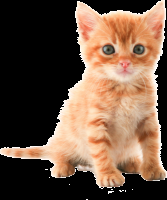
#> input picture openCV/cat_PNG118.png, 167 x 200 px, found by its file name
$ python 02_drawing_shapes_text_pixel_ops.py
#> lines starting #> are read from the running program, lines starting #| are printed output that depends on the picture; after the words box and inside, x2 and y2 are one past the last pixel; in counts of white or black regions, pixels touching at a corner belong together
import cv2
import numpy as np

def drawing_shapes_practice():
    """Practice drawing shapes on a blank image"""
    print("=== Drawing Shapes Practice ===")

    # Create a blank black image (500x500 pixels, 3 channels for BGR)
    img = np.zeros((500, 500, 3), dtype=np.uint8)

    # Draw a blue line from (50, 50) to (450, 450)
    cv2.line(img, (50, 50), (450, 450), (255, 0, 0), 3)  # Blue line, thickness 3

    # Draw another line - diagonal from top-right to bottom-left
    cv2.line(img, (450, 50), (50, 450), (0, 255, 255), 2)  # Yellow line, thickness 2

    # Draw a green rectangle (outline)
    cv2.rectangle(img, (100, 100), (200, 150), (0, 255, 0), 2)  # Green outline, thickness 2

    # Draw a filled green rectangle
    cv2.rectangle(img, (250, 100), (350, 150), (0, 255, 0), -1)  # Filled green rectangle

    # Draw a red circle (outline)
    cv2.circle(img, (150, 250), 50, (0, 0, 255), 3)  # Red circle outline, radius 50, thickness 3

    # Draw a filled red circle
    cv2.circle(img, (350, 250), 40, (0, 0, 255), -1)  # Filled red circle, radius 40

    # Experiment with different colors and thicknesses
    cv2.circle(img, (250, 350), 30, (255, 255, 0), 5)  # Cyan circle, thick outline
    cv2.rectangle(img, (50, 300), (120, 370), (255, 0, 255), 4)  # Magenta rectangle

    cv2.imshow('Drawing Shapes Practice', img)
    cv2.waitKey(0)
    cv2.destroyAllWindows()

    return img

def drawing_text_practice():
    """Practice adding text to images"""
    print("=== Drawing Text Practice ===")

    # Create a blank white image for better text visibility
    img = np.ones((400, 600, 3), dtype=np.uint8) * 255
#> img: shape (400, 600, 3); every value is 255

    # Add your name (replace with your actual name)
    cv2.putText(img, 'OpenCV Learning Journey', (50, 50), cv2.FONT_HERSHEY_SIMPLEX, 1, (0, 0, 0), 2)

    # Try different fonts
    cv2.putText(img, 'FONT_HERSHEY_SIMPLEX', (50, 100), cv2.FONT_HERSHEY_SIMPLEX, 0.7, (255, 0, 0), 2)
    cv2.putText(img, 'FONT_HERSHEY_COMPLEX', (50, 130), cv2.FONT_HERSHEY_COMPLEX, 0.7, (0, 255, 0), 2)
    cv2.putText(img, 'FONT_HERSHEY_SCRIPT_SIMPLEX', (50, 160), cv2.FONT_HERSHEY_SCRIPT_SIMPLEX, 0.7, (0, 0, 255), 2)

    # Different scales
    cv2.putText(img, 'Small Text', (50, 200), cv2.FONT_HERSHEY_SIMPLEX, 0.5, (128, 128, 128), 1)
    cv2.putText(img, 'Medium Text', (50, 230), cv2.FONT_HERSHEY_SIMPLEX, 0.8, (64, 64, 64), 2)
    cv2.putText(img, 'Large Text', (50, 270), cv2.FONT_HERSHEY_SIMPLEX, 1.2, (0, 0, 0), 3)

    # Anti-aliased text (smoother)
    cv2.putText(img, 'Anti-aliased Text', (50, 320), cv2.FONT_HERSHEY_SIMPLEX, 1, (255, 128, 0), 2, cv2.LINE_AA)

    cv2.imshow('Text Practice', img)
    cv2.waitKey(0)
    cv2.destroyAllWindows()

    return img

def add_text_to_existing_image():
    """Add text to an existing image"""
    print("=== Adding Text to Existing Image ===")

    try:
        # Try to load an image (you can replace with any image path)
        img_paths = [
            r'C:\Users\pc\Desktop\90DayML\openCV\cat_PNG118.png',
            r'C:\Users\pc\Desktop\90DayML\openCV\cat-cat-meme.jpg',
            r'C:\Users\pc\Desktop\90DayML\openCV\dog.jpg'
        ]

        img = None
        for path in img_paths:
            try:
                img = cv2.imread(path)
#> img is the input picture: shape (200, 167, 3); mean B, G, R 67.5, 85.1, 110.1
                if img is not None:
                    print(f"Successfully loaded: {path}")
#| Successfully loaded: C:\Users\pc\Desktop\90DayML\openCV\cat_PNG118.png
                    break
            except:
                continue

        if img is None:
            print("No images found, creating a sample image")
            img = np.random.randint(0, 256, (300, 400, 3), dtype=np.uint8)

        # Add label text
        cv2.putText(img, 'Labeled Image', (10, 30), cv2.FONT_HERSHEY_SIMPLEX, 1, (255, 255, 255), 2, cv2.LINE_AA)
        cv2.putText(img, 'Region of Interest', (10, img.shape[0] - 20), cv2.FONT_HERSHEY_SIMPLEX, 0.7, (0, 255, 255), 2)

        cv2.imshow('Text on Existing Image', img)
        cv2.waitKey(0)
        cv2.destroyAllWindows()

    except Exception as e:
        print(f"Error loading image: {e}")

def pixel_operations_practice():
    """Practice direct pixel access and manipulation"""
    print("=== Pixel Operations Practice ===")

    # Load an image or create a sample one
    try:
        img = cv2.imread(r'C:\Users\pc\Desktop\90DayML\openCV\cat_PNG118.png')
        if img is None:
            # Create a sample image if no image is found
            img = np.random.randint(0, 256, (200, 200, 3), dtype=np.uint8)
            print("Created sample image for pixel operations")
        else:
            print("Using loaded image for pixel operations")
    except:
        img = np.random.randint(0, 256, (200, 200, 3), dtype=np.uint8)
        print("Created sample image for pixel operations")

    # Make a copy to preserve original
    original = img.copy()

    # Manually change individual pixels
    img[50, 50] = [0, 0, 255]  # Red pixel
#> img: shape (200, 167, 3); under 0.01% of pixels changed, all inside (x1, y1, x2, y2) = (50, 50, 51, 51)
    img[51, 50] = [0, 255, 0]  # Green pixel
#> img: shape (200, 167, 3); mean B, G, R 67.5, 85.1, 110.1
    img[52, 50] = [255, 0, 0]  # Blue pixel
#> img: shape (200, 167, 3); mean B, G, R 67.5, 85.1, 110.1

    # Change a 5x5 block using slicing
    img[100:105, 100:105] = [255, 255, 0]  # Cyan 5x5 block
#> img: shape (200, 167, 3); mean B, G, R 67.6, 85.1, 109.9

    # Change a 5x5 block using iteration (alternative method)
    for y in range(120, 125):
        for x in range(120, 125):
            img[y, x] = [255, 0, 255]  # Magenta 5x5 block
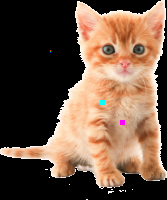
#> img: shape (200, 167, 3); mean B, G, R 67.7, 85, 109.9

    # Display original and modified
    combined = np.hstack((original, img))
    cv2.imshow('Pixel Operations: Original vs Modified', combined)
    cv2.waitKey(0)
    cv2.destroyAllWindows()

    return img

def brightness_adjustment_practice():
    """Practice adjusting brightness using OpenCV functions"""
    print("=== Brightness Adjustment Practice ===")

    # Create or load an image
    try:
        img = cv2.imread(r'C:\Users\pc\Desktop\90DayML\openCV\cat_PNG118.png')
        if img is None:
            img = np.random.randint(50, 200, (200, 300, 3), dtype=np.uint8)
            print("Created sample image for brightness adjustment")
    except:
        img = np.random.randint(50, 200, (200, 300, 3), dtype=np.uint8)
        print("Created sample image for brightness adjustment")

    # Brighten image using cv2.add (safe, handles clipping)
    bright_img = cv2.add(img, np.array([50, 50, 50]))

    # Darken image using cv2.subtract (safe, handles clipping)
    dark_img = cv2.subtract(img, np.array([30, 30, 30]))

    # Demonstrate the difference between OpenCV and NumPy operations
    # WARNING: NumPy addition can cause wrap-around (don't use for brightness)
    numpy_add = img + 50  # This can cause wrap-around issues

    # Display all versions
    row1 = np.hstack((img, bright_img))
    row2 = np.hstack((dark_img, numpy_add))
    combined = np.vstack((row1, row2))
#> combined: shape (400, 334, 3)

    # Add labels (this is just for demonstration - normally you'd use separate windows)
    cv2.putText(combined, 'Original', (10, 20), cv2.FONT_HERSHEY_SIMPLEX, 0.5, (255, 255, 255), 1)
    cv2.putText(combined, 'cv2.add +50', (img.shape[1] + 10, 20), cv2.FONT_HERSHEY_SIMPLEX, 0.5, (255, 255, 255), 1)
    cv2.putText(combined, 'cv2.subtract -30', (10, img.shape[0] + 20), cv2.FONT_HERSHEY_SIMPLEX, 0.5, (255, 255, 255), 1)
    cv2.putText(combined, 'NumPy +50 (wrap)', (img.shape[1] + 10, img.shape[0] + 20), cv2.FONT_HERSHEY_SIMPLEX, 0.5, (255, 255, 255), 1)

    cv2.imshow('Brightness Adjustment Comparison', combined)
    cv2.waitKey(0)
    cv2.destroyAllWindows()

def image_arithmetic_practice():
    """Practice image arithmetic operations"""
    print("=== Image Arithmetic Practice ===")

    # Create two simple images
    img1 = np.zeros((300, 300, 3), dtype=np.uint8)
    img2 = np.zeros((300, 300, 3), dtype=np.uint8)

    # Add a white square to img1
    cv2.rectangle(img1, (50, 50), (150, 150), (255, 255, 255), -1)
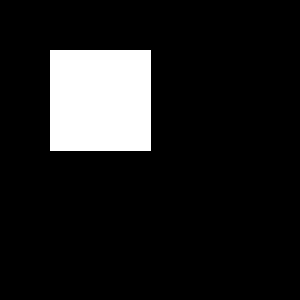
#> img1: shape (300, 300, 3); 11.3% white; 1 white region, box (x1, y1, x2, y2) and area: (50, 50, 151, 151) 10201

    # Add a white circle to img2
    cv2.circle(img2, (200, 200), 50, (255, 255, 255), -1)
#> img2: shape (300, 300, 3); 8.7% white; 1 white region, box (x1, y1, x2, y2) and area: (150, 150, 251, 251) 7845

    # Add the images
    added = cv2.add(img1, img2)

    # Subtract img2 from img1
    subtracted = cv2.subtract(img1, img2)

    # Display the results
    row1 = np.hstack((img1, img2))
#> row1: shape (300, 600, 3); 10% white; 2 white regions, box (x1, y1, x2, y2) and area: (50, 50, 151, 151) 10201, (450, 150, 551, 251) 7845
    row2 = np.hstack((added, subtracted))
#> row2: shape (300, 600, 3); 15.7% white; 3 white regions, box (x1, y1, x2, y2) and area: (50, 50, 151, 151) 10201, (350, 50, 451, 151) 10201, (150, 150, 251, 251) 7845
    combined = np.vstack((row1, row2))
#> combined: shape (600, 600, 3); 12.9% white; 5 white regions, box (x1, y1, x2, y2) and area: (50, 50, 151, 151) 10201, (50, 350, 151, 451) 10201, (350, 350, 451, 451) 10201, (450, 150, 551, 251) 7845, (150, 450, 251, 551) 7845

    cv2.putText(combined, 'Image 1 (Square)', (10, 20), cv2.FONT_HERSHEY_SIMPLEX, 0.5, (255, 255, 255), 1)
    cv2.putText(combined, 'Image 2 (Circle)', (310, 20), cv2.FONT_HERSHEY_SIMPLEX, 0.5, (255, 255, 255), 1)
    cv2.putText(combined, 'cv2.add(img1, img2)', (10, 320), cv2.FONT_HERSHEY_SIMPLEX, 0.5, (255, 255, 255), 1)
    cv2.putText(combined, 'cv2.subtract(img1, img2)', (310, 320), cv2.FONT_HERSHEY_SIMPLEX, 0.5, (255, 255, 255), 1)
#> combined: shape (600, 600, 3); 13.2% white; 79 white regions (39 under 20 px), largest, box (x1, y1, x2, y2) and area: (50, 50, 151, 151) 10201, (50, 350, 151, 451) 10201, (350, 350, 451, 451) 10201

    cv2.imshow('Image Arithmetic: Add and Subtract', combined)
    cv2.waitKey(0)
    cv2.destroyAllWindows()

def image_blending_practice():
    """Practice blending images with cv2.addWeighted"""
    print("=== Image Blending Practice ===")

    try:
        # Try to load the specified images
        img1_path = r'C:\Users\pc\Desktop\90DayML\openCV\cat_PNG118.png'
        img2_path = r'C:\Users\pc\Desktop\90DayML\openCV\cat-cat-meme.jpg'
        img3_path = r'C:\Users\pc\Desktop\90DayML\openCV\dog.jpg'

        img1 = cv2.imread(img1_path)
        img2 = cv2.imread(img2_path)
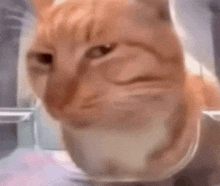
#> input picture openCV/cat-cat-meme.jpg, 220 x 186 px, found by its file name
#> img2 is the input picture: shape (186, 220, 3); mean B, G, R 115, 127, 164.8
        img3 = cv2.imread(img3_path)
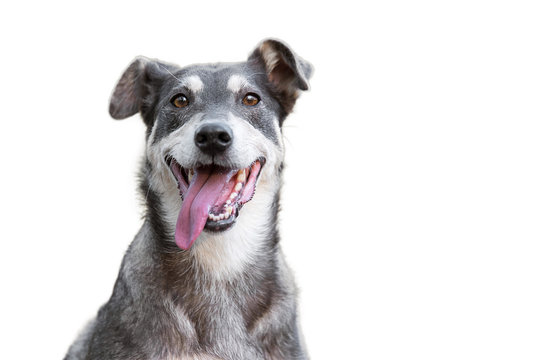
#> input picture openCV/dog.jpg, 552 x 360 px, found by its file name
#> img3 is the input picture: shape (360, 552, 3); mean B, G, R 222, 221.3, 223.3

        # Check which images loaded successfully
        available_images = []
        if img1 is not None:
            available_images.append(('Cat PNG', img1))
        if img2 is not None:
            available_images.append(('Cat Meme', img2))
        if img3 is not None:
            available_images.append(('Dog', img3))

        if len(available_images) >= 2:
            # Use the first two available images
            name1, img1 = available_images[0]
#> name1 = 'Cat PNG'
            name2, img2 = available_images[1]
#> name2 = 'Cat Meme'

            # Resize images to the same size for blending
            height, width = 300, 300
            img1_resized = cv2.resize(img1, (width, height))
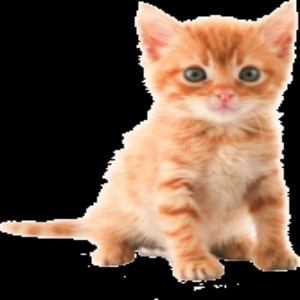
#> img1_resized: shape (300, 300, 3); mean B, G, R 67.4, 85, 110
            img2_resized = cv2.resize(img2, (width, height))
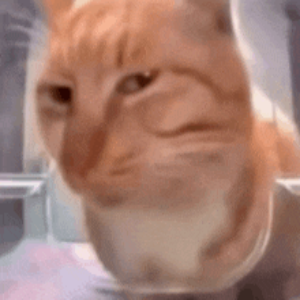
#> img2_resized: shape (300, 300, 3); mean B, G, R 114.9, 126.9, 164.7

            # Blend with different weights
            blend1 = cv2.addWeighted(img1_resized, 0.7, img2_resized, 0.3, 0)  # 70% img1, 30% img2
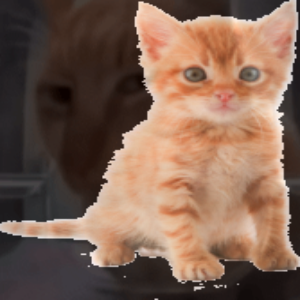
#> blend1: shape (300, 300, 3); mean B, G, R 81.7, 97.6, 126.4
            blend2 = cv2.addWeighted(img1_resized, 0.5, img2_resized, 0.5, 0)  # 50% each
            blend3 = cv2.addWeighted(img1_resized, 0.3, img2_resized, 0.7, 0)  # 30% img1, 70% img2

            # Add some brightness to the blend
            blend4 = cv2.addWeighted(img1_resized, 0.5, img2_resized, 0.5, 30)  # 50% each + 30 brightness

            # Display results
            row1 = np.hstack((img1_resized, img2_resized))
            row2 = np.hstack((blend1, blend2))
            row3 = np.hstack((blend3, blend4))
            combined = np.vstack((row1, row2, row3))

            cv2.imshow('Image Blending Practice', combined)
            cv2.waitKey(0)
            cv2.destroyAllWindows()

            print(f"Successfully blended {name1} and {name2}")
#| Successfully blended Cat PNG and Cat Meme

        else:
            print("Not enough images found for blending. Creating sample images...")
            # Create sample images for blending
            img1 = np.zeros((200, 200, 3), dtype=np.uint8)
            img2 = np.zeros((200, 200, 3), dtype=np.uint8)

            # Make img1 red gradient
            for i in range(200):
                img1[:, i] = [0, 0, i]

            # Make img2 blue gradient
            for i in range(200):
                img2[i, :] = [i, 0, 0]

            # Blend them
            blended = cv2.addWeighted(img1, 0.5, img2, 0.5, 0)

            combined = np.hstack((img1, img2, blended))
            cv2.imshow('Sample Image Blending', combined)
            cv2.waitKey(0)
            cv2.destroyAllWindows()

    except Exception as e:
        print(f"Error in image blending: {e}")

def main():
    """Main function to run all practice exercises"""
    print("OpenCV Drawing, Text, and Pixel Operations Practice")
    print("=" * 50)

    # Run all practice functions
    drawing_shapes_practice()
    drawing_text_practice()
    add_text_to_existing_image()
    pixel_operations_practice()
    brightness_adjustment_practice()
    image_arithmetic_practice()
    image_blending_practice()

    print("\nAll practice exercises completed!")
    print("Press any key in the image windows to proceed to the next exercise.")

if __name__ == "__main__":
    main()
